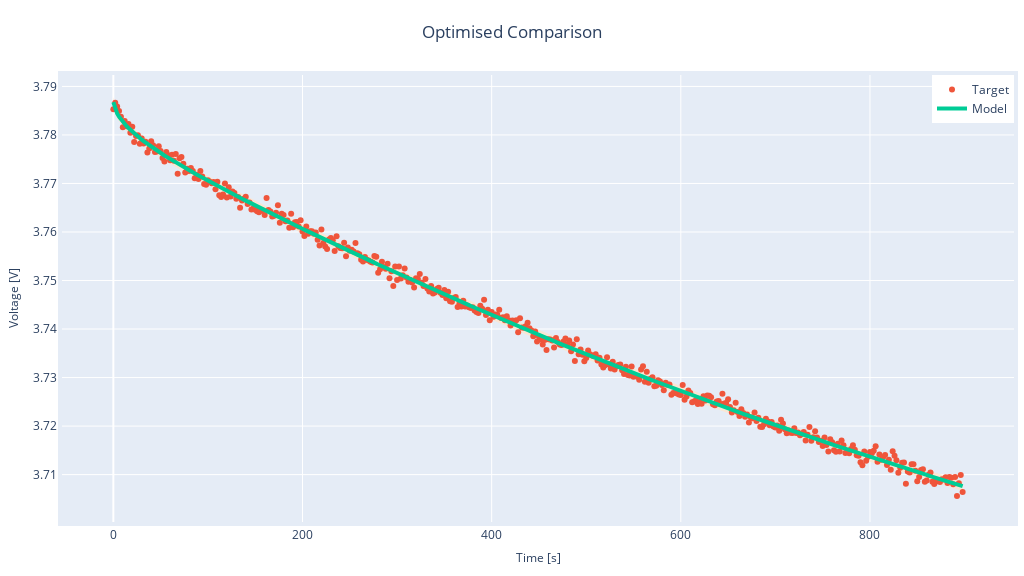

Notebook cell for this chart:
### Markdown cell above
### Comparing System Response

We can quickly plot the system's response using the estimated parameters compared to the target:

### Code cell
pybop.quick_plot(x, cost, title="Optimised Comparison");

### Figure 1 — Plotly figure (JSON) as saved in the notebook; plotly's stock layout.template omitted (floating-point values rounded to 4 significant figures; data arrays with more than 128 entries replaced by an {"elided": "..."} marker saying what was removed)
{"data": [{"fill": "toself", "fillcolor": "rgba(255,229,204,0.8)", "hoverinfo": "skip", "line": {"color": "rgba(255,255,255,0)"}, "showlegend": false, "type": "scatter", "x": {"elided": "900 int values"}, "y": {"elided": "900 float values"}}, {"mode": "markers", "name": "Target", "type": "scatter", "x": {"elided": "450 int values"}, "y": {"elided": "450 float values"}}, {"line": {"width": 4}, "mode": "lines", "name": "Model", "type": "scatter", "x": {"elided": "450 int values"}, "y": {"elided": "450 float values"}}], "layout": {"autosize": false, "height": 576, "legend": {"font": {"size": 12}, "x": 1, "xanchor": "right", "y": 1, "yanchor": "top"}, "margin": {"b": 10, "l": 10, "pad": 4, "r": 10, "t": 75}, "showlegend": true, "title": {"text": "Optimised Comparison", "x": 0.5}, "width": 1024, "xaxis": {"tickfont": {"size": 12}, "title": {"font": {"size": 12}, "text": "Time [s]"}}, "yaxis": {"tickfont": {"size": 12}, "title": {"font": {"size": 12}, "text": "Voltage [V]"}}}}
